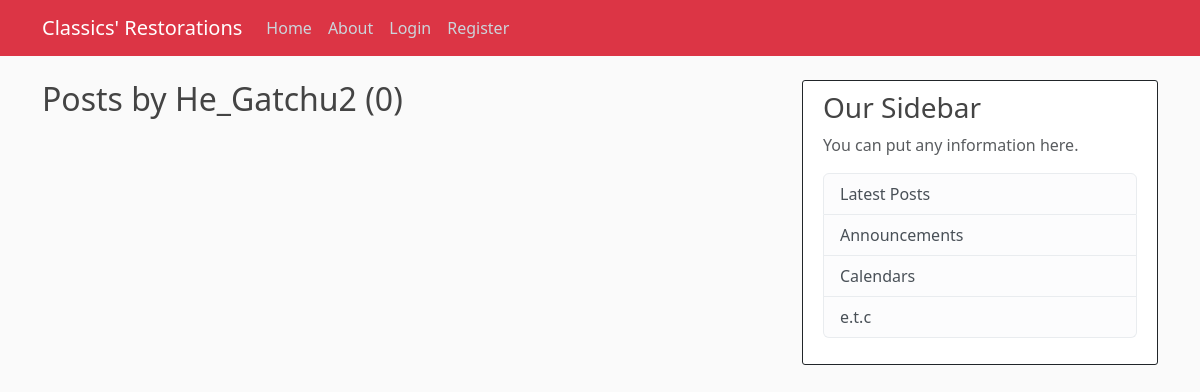
Page /user/He_Gatchu2 on the earlier database version.
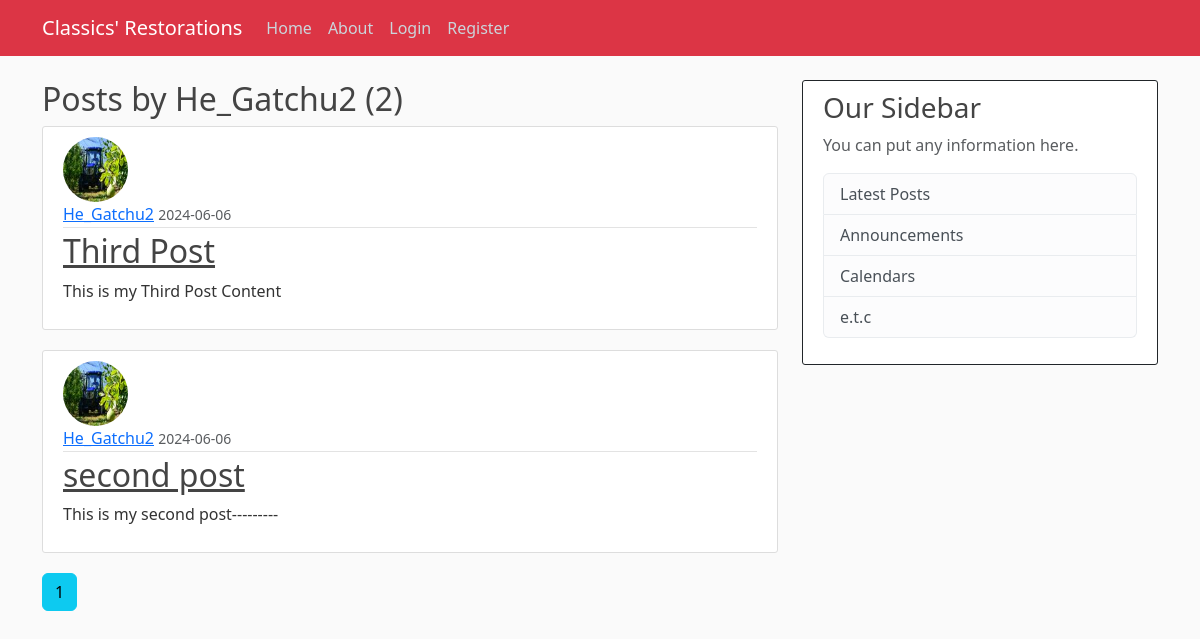
Same page on the later database version.
### app/models.py (models this page shows, shortened)
class Post(db.Model):
    id = db.Column(db.Integer, primary_key=True)
    title = db.Column(db.String(100), nullable=False)
    content = db.Column(db.Text, nullable=False)
    date_posted = db.Column(db.DateTime, nullable=False, default=datetime.utcnow)
    user_id = db.Column(db.Integer, db.ForeignKey('user.id'), nullable=False)

class User(db.Model, UserMixin):
    id = db.Column(db.Integer, primary_key=True)
    username = db.Column(db.String(12), unique=True, nullable=False)
    email = db.Column(db.String(120), unique=True, nullable=False)
    image_file = db.Column(db.String(20), nullable=False, default='default.jpeg')
    password = db.Column(db.String(60), nullable=False)
    posts = db.relationship("Post", backref='author', lazy=True)

### app/routes.py (the view)
@app.route("/user/<string:username>")
def user_posts(username):
    page = request.args.get('page', 1, type=int)
    user = User.query.filter_by(username=username).first_or_404()
    posts = Post.query.filter_by(author=user).order_by(Post.date_posted.desc()).paginate(page=page, per_page=5)
    return render_template("user_post.html", posts=posts, user=user)

### app/templates/user_post.html
{% extends "base.html" %}
{% block content %}
<h2>Posts by {{ user.username }} ({{ posts.total }})</h2>
{% for post in posts.items %}
<article class="media content-section">
  <img
    class="rounded-circle article-img"
    src="{{ url_for('static', filename='profile_pics/' + post.author.image_file) }}"
    alt="{{ post.author.username }}"
  />
  <div class="media-body">
    <div class="article-metadata">
      <a class="mr-2" href="{{ url_for('user_posts' , username= post.author.username) }}">{{ post.author.username }}</a>
      <small class="text-muted">{{ post.date_posted.strftime('%Y-%m-%d') }}</small>
    </div>
    <h2><a class="article-title" href="{{ url_for('post', post_id=post.id) }}">{{ post.title }}</a></h2>
    <p class="article-content">{{ post.content }}</p>
  </div>
</article>
{% endfor %}
<div class="pagination">
  {% for page_num in posts.iter_pages() %}
    {% if page_num %}
      {% if posts.page == page_num %}
        <a class="btn btn-info mb-4" href="{{ url_for('user_posts',username = user.username, page=page_num) }}">{{ page_num }}</a>
      {% else %}
        <a class="btn btn-outline-info mb-4" href="{{ url_for('user_posts',username = user.username, page=page_num) }}">{{ page_num }}</a>
      {% endif %}
    {% else %}
      ...
    {% endif %}
  {% endfor %}
</div>
{% endblock %}

Differences in the rows shown:
added Post: image_file (picture), author.username "He_Gatchu2", date_posted "2024-06-06", title "Third Post", content "This is my Third Post Content"
added Post: image_file (picture), author.username "He_Gatchu2", date_posted "2024-06-06", title "second post", content "This is my second post---------"
Other differences:
{{ posts.total }}: "0" → "2"
new list line: "1"
